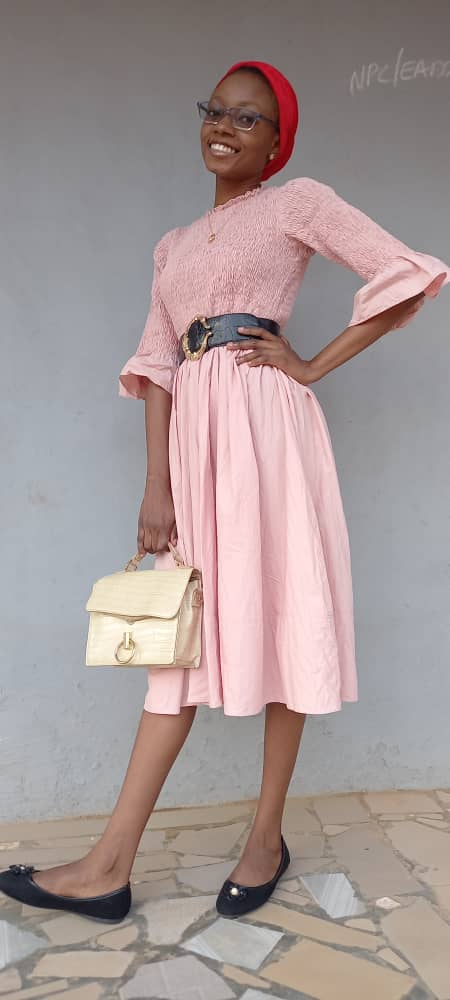
#> input picture IMAGE CARTOONING/img6.jpg, 450 x 1000 px
$ jupyter execute cartoon_model.ipynb
#> lines starting #> are read from the running program, lines starting #| are printed output that depends on the picture; after the words box and inside, x2 and y2 are one past the last pixel; in counts of white or black regions, pixels touching at a corner belong together
[cell 1]
#import libraries

import cv2
import numpy as np
import matplotlib.pyplot as plt

[cell 2]
#load input image

def read_img (filename):
#> called with filename = 'img6.jpg'
    img = cv2.imread(filename)
#> img is the input picture: shape (1000, 450, 3); mean B, G, R 150.3, 151.4, 165.6
    img = cv2.cvtColor(img, cv2.COLOR_BGR2RGB)

    plt.imshow(img)
    plt.show

    return img

[cell 3]
filename = "img6.jpg"
img = read_img (filename)

[cell 4]
#creat the edge mask for the image

def edge_mask (img, line_size, blur_value):
    """
    input: input image
    output: edge image
    """
#> called with line_size = 7, blur_value = 7
    gray = cv2.cvtColor(img, cv2.COLOR_RGB2GRAY)
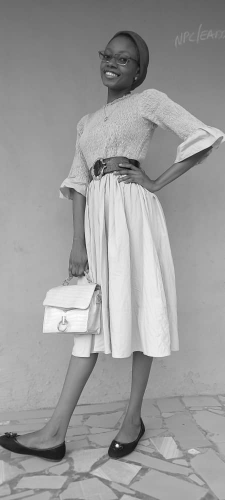
#> gray: shape (1000, 450) (shown at 1/2 size); min 3, max 254, mean 155.5
    blur = cv2.medianBlur(gray, blur_value)
    edge = cv2.adaptiveThreshold(blur, 255, cv2.ADAPTIVE_THRESH_MEAN_C,
    cv2.THRESH_BINARY, line_size, blur_value)
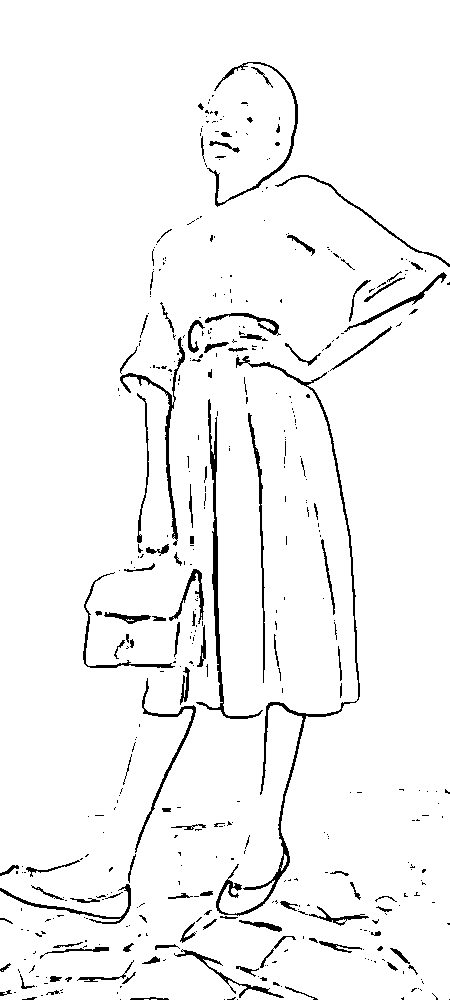
#> edge: shape (1000, 450); 95.9% white; 451 black regions (341 under 20 px), largest, box (x1, y1, x2, y2) and area: (216, 356, 360, 916) 2600, (196, 399, 263, 719) 1463, (120, 337, 185, 546) 951

    return edge

[cell 5]
line_size, blur_value = 7,7
edges = edge_mask (img, line_size, blur_value)

plt.imshow(edges, cmap = "gray")
plt.show()

[cell 6]
#reduce color palette by quantization

def img_quant (img, k):
#> called with k = 7
    data = np.float32(img).reshape((-1,3))
    criteria = (cv2.TERM_CRITERIA_EPS+ cv2.TERM_CRITERIA_MAX_ITER,
    20, 0.001)

    #implement k means
    ret, label, center = cv2.kmeans(data, k, None, criteria, 10,
    cv2.KMEANS_RANDOM_CENTERS)
#> ret = 176308911.2; center = [[81.46, 42.08, 41.81], [159.2, 150.9, 148.6], [217.5, 178.3, 180], [171.5, 170.7, 173.1], [137.4, 127.5, 125.1], [122.2, 102, 96.19], [245.2, 214, 211.8]]
    center = np.uint8(center)
#> center = [[81, 42, 41], [159, 150, 148], [217, 178, 180], [171, 170, 173], [137, 127, 125], [122, 101, 96], [245, 213, 211]]

    result = center[label.flatten()]
    result = result.reshape(img.shape)
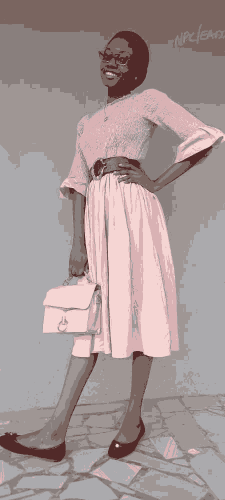
#> result: shape (1000, 450, 3) (shown at 1/2 size); mean R, G, B 165.2, 150.7, 150

    return result

[cell 7]
img_q = img_quant (img, k = 7)

plt.imshow(img_q)
plt.show()

[cell 8]
#add filter to reduce noise

# blurred = cv2.bilateralFilter(img_q, d = 7, sigmaColor=200, sigmaSpace=200)

# plt.imshow(blurred)
# plt.show()

[cell 9]
#combine edge_mask and img_quant

def combine():
    c = cv2.bitwise_and(img_q, img_q, mask = edges)
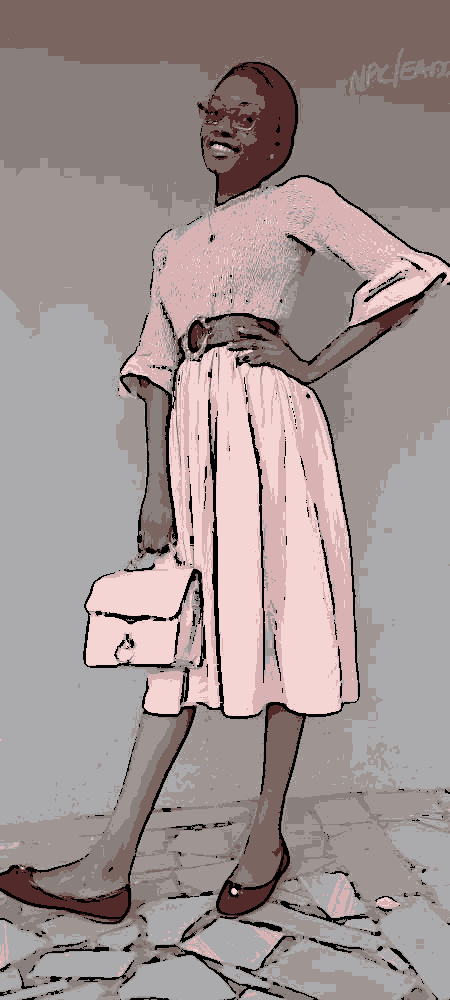
#> c: shape (1000, 450, 3); mean R, G, B 159.8, 146.1, 145.5

    plt.imshow(c)
    plt.show()

$ run again, with IMAGE CARTOONING/img2.jpg copied over IMAGE CARTOONING/img6.jpg
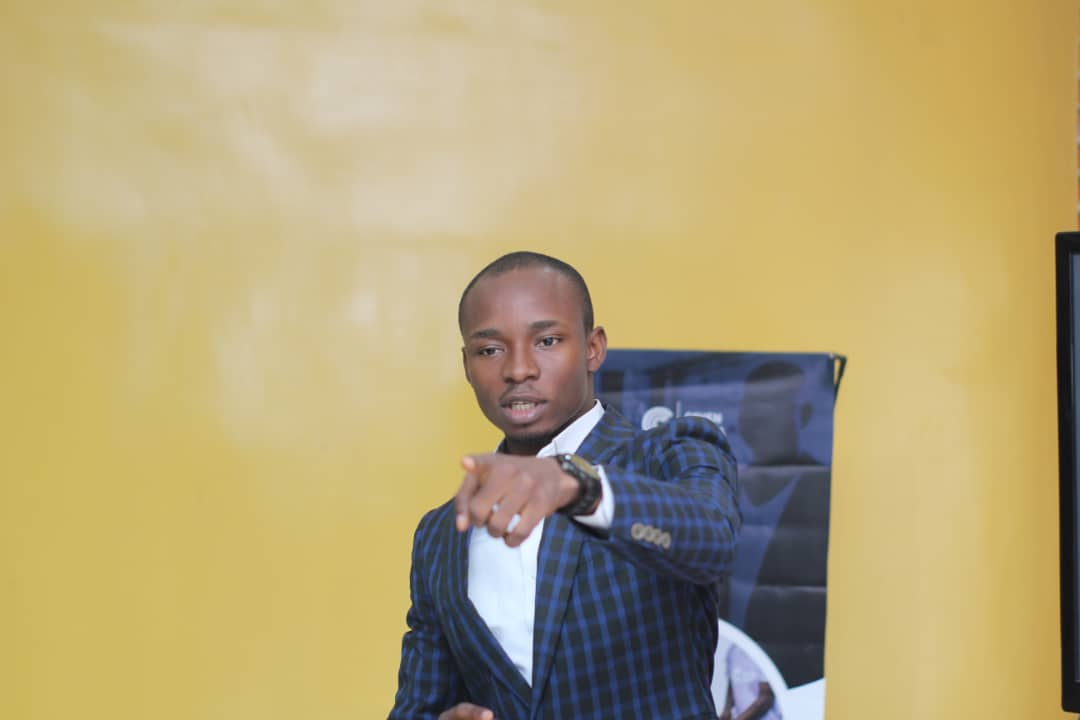
#> input picture IMAGE CARTOONING/img2.jpg, 1080 x 720 px
#> in read_img, img is the input picture: shape (720, 1080, 3); mean B, G, R 118.9, 165, 181.4
#> in edge_mask, `edge = cv2.adaptiveThreshold(blur, 255, cv2.ADAPTIVE_THRESH_MEAN_C, cv..`:
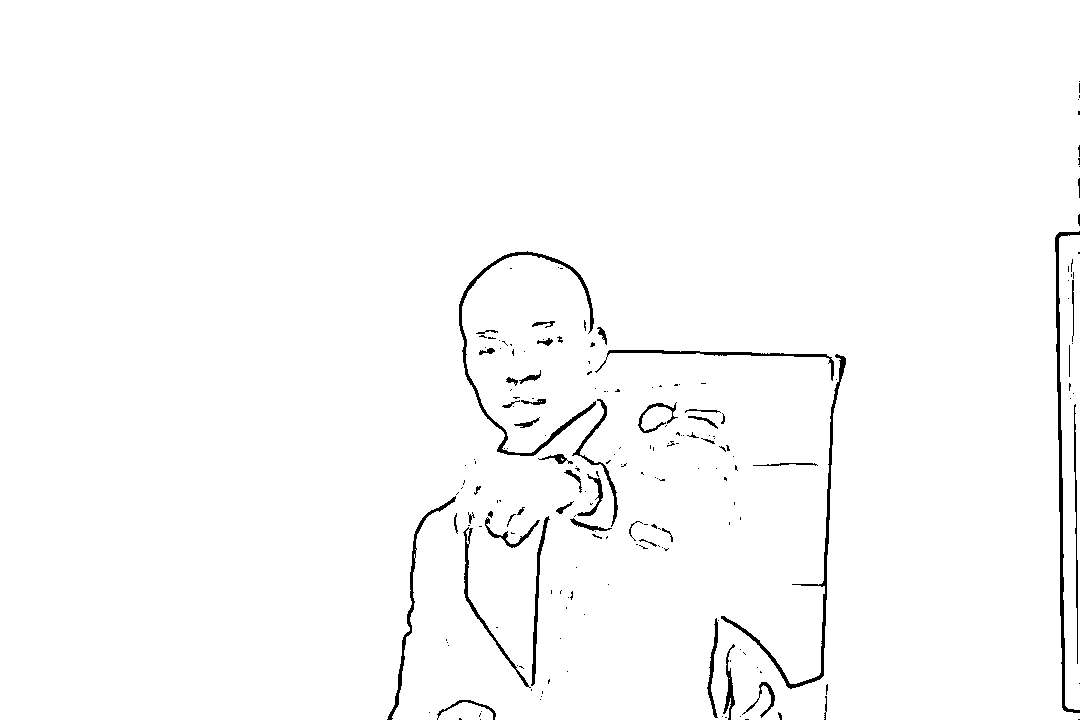
#> edge: shape (720, 1080); 98.3% white; 203 black regions (151 under 20 px), largest, box (x1, y1, x2, y2) and area: (1055, 231, 1080, 713) 1701, (459, 251, 596, 456) 1644, (721, 354, 846, 689) 1577
#> in img_quant, `ret, label, center = cv2.kmeans(data, k, None, criteria, 10, cv2.KMEAN..`: ret = 253230700.2; center = [[153.5, 122.9, 116.7], [209.5, 189, 127.5], [205.3, 179.1, 99.69], [206.1, 221.1, 243], [72.93, 81.6, 110.5], [42.45, 47.58, 59.79], [209.8, 195.5, 161.1]]
#> in img_quant, `center = np.uint8(center)`: center = [[153, 122, 116], [209, 189, 127], [205, 179, 99], [206, 221, 243], [72, 81, 110], [42, 47, 59], [209, 195, 161]]
#> in combine, `c = cv2.bitwise_and(img_q, img_q, mask = edges)`:
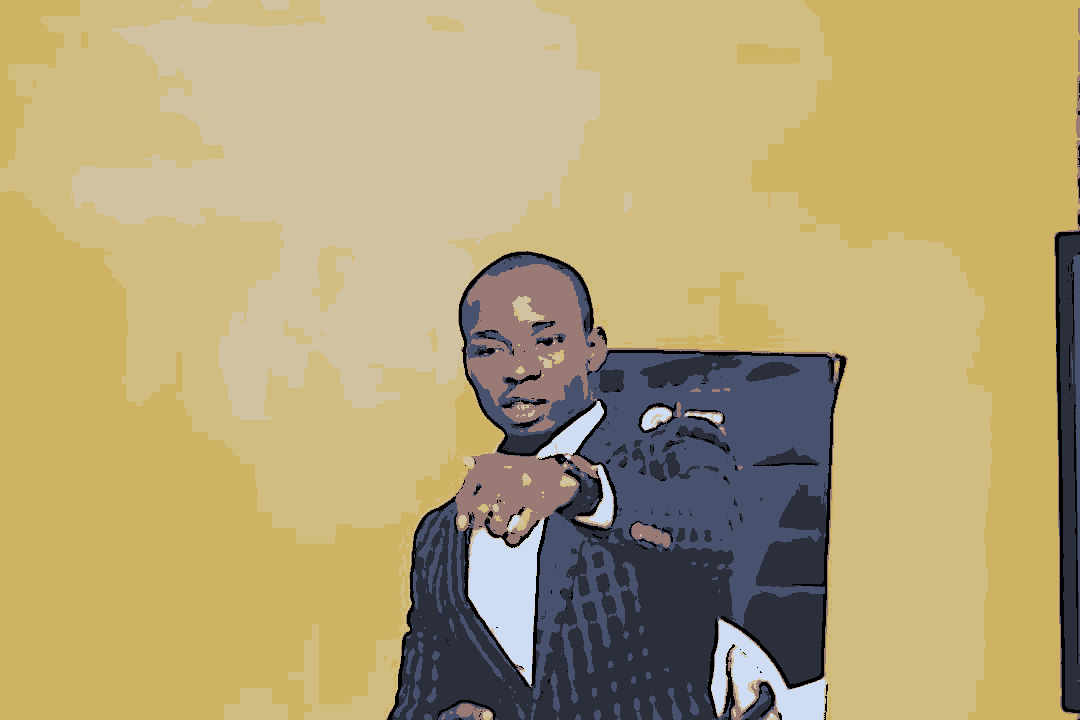
#> c: shape (720, 1080, 3); mean R, G, B 179.8, 163.5, 117
